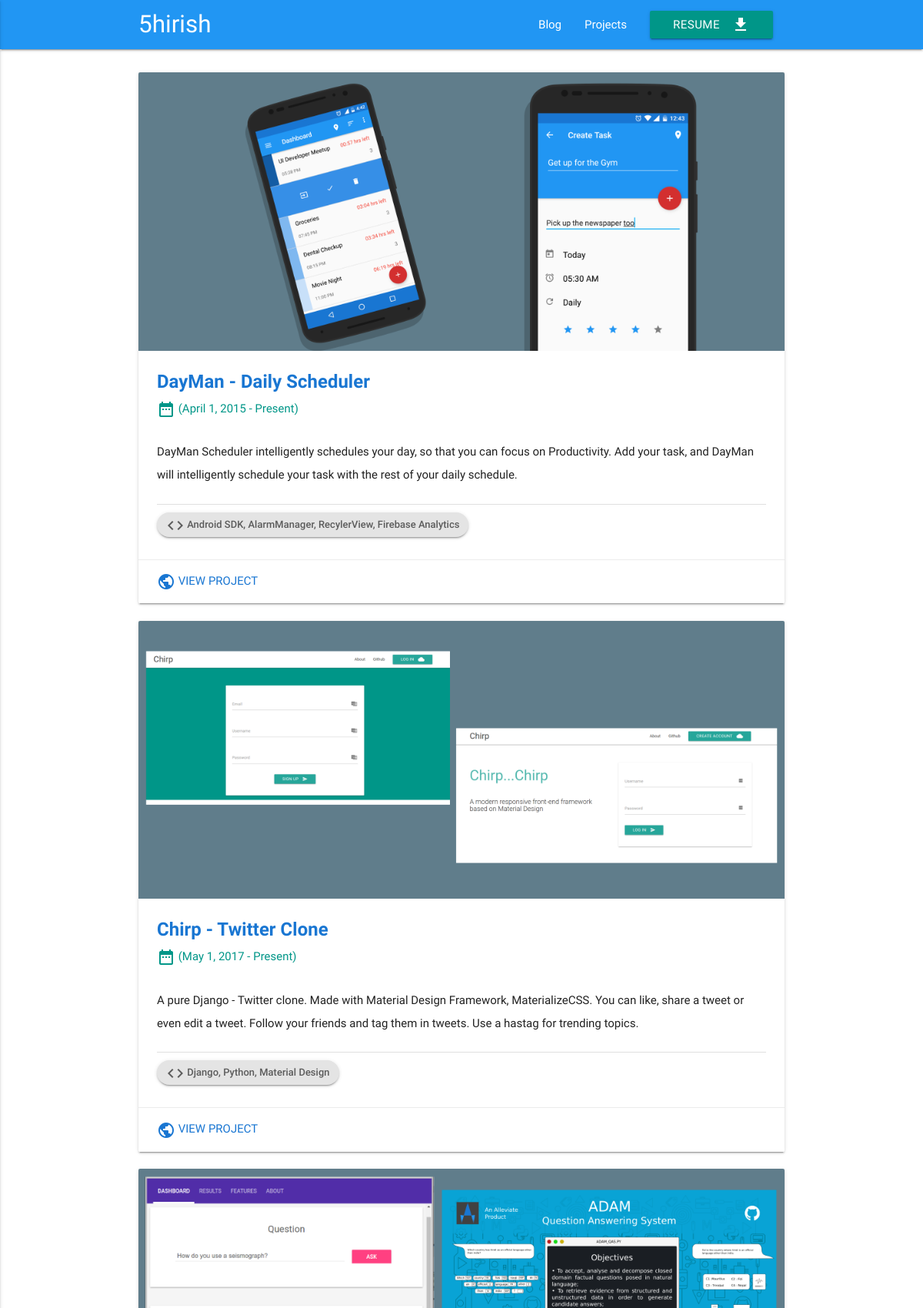
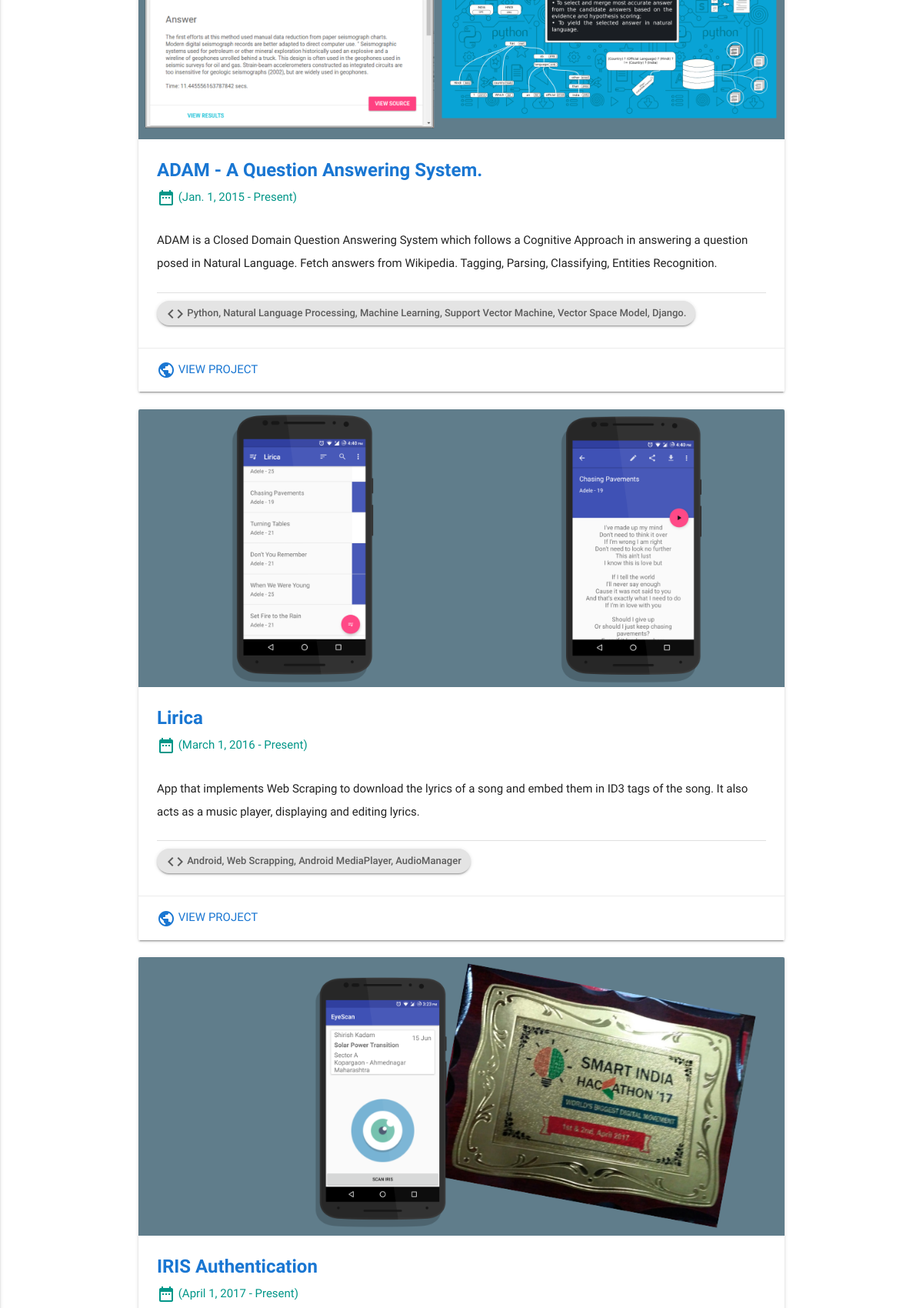
/projects/ (upper part), run on the app's committed database (2 pictures, top to bottom).
### projects/models.py (models this page shows)
class AddProject(models.Model):
    default_link = "https://github.com/5hirish"
    default_file = "proj_0.png"
    project_id = models.AutoField(primary_key=True, db_column='pId')
    project_title = models.CharField(max_length=120, null=False, db_column='Title')
    project_start = models.DateField(null=False, db_column='Start_Date')
    project_current = models.BooleanField(null=False, default=True, db_column='Current')
    project_end = models.DateField(default=datetime.date.today, null=False, db_column='End_Date')
    project_file = models.CharField(default=default_file, max_length=50, null=False, db_column='FileName')
    project_url = models.CharField(default=default_link, max_length=250, null=False, db_column='Link')
    project_tech = models.CharField(max_length=250, null=False, db_column='Tech')
    project_description = models.TextField(null=False, db_column='Description')
    class Meta:
        db_table = 'Projects'

### projects/views.py (the view)
def view_project(requests):
    projects = AddProject.objects.all()
    return render(requests, 'project.html', {'projects': projects})

### projects/templates/project.html (shortened to what this page needs)
{% extends 'base.html' %}
{% load static %}
{% block body %}
<div class="row">
    {% for project in projects %}
    <div class="col s12 m12 s12">
        <div class="card">
            <div class="card-image">
                <img src="{% get_static_prefix %}img/project/{{ project.project_file }}" class="materialboxed responsive-img">
            </div>
            <div class="card-content">
                <span class="card-title blue-text text-darken-2"><b>{{ project.project_title }}</b></span>
                {% if project.project_current == 1 %}
                    <h6 class="teal-text"><i class="material-icons teal-text">date_range</i> ({{ project.project_start }} - Present)</h6><br>
                {% else %}
                    <h6 class="teal-text"><i class="material-icons teal-text">date_range</i> ({{ project.project_start }} - {{ project.project_end }})</h6><br>
                {% endif %}
                <p> {{ project.project_description }} </p>
                <br>
                <div class="divider" style="margin-bottom: 10px"></div>
                <div class="chip hoverable z-depth-1"><i class="material-icons">code</i> {{ project.project_tech }}</div>
            </div>
            <div class="card-action">
                <a href="{{ project.project_url }}" target="_blank" class="blue-text text-darken-2"><i class="material-icons">public</i> View Project</a>
            </div>
        </div>
    </div>
    {% endfor %}
</div>
{% endblock %}

### static/css/style.css (style rules this page uses)
body { display: flex; min-height: 100vh; flex-direction: column; }
p { line-height: 2rem; }
.material-icons, .icon-text { vertical-align: middle; }

### data on the page
AddProject: project_file (picture), project_title "DayMan - Daily Scheduler", project_start "April 1, 2015", project_description "DayMan Scheduler intelligently schedules your day, so that you can focus on Productivity. Add your task, and DayMan will intelligently schedule your task with the rest of your daily schedule.", project_tech "Android SDK, AlarmManager, RecylerView, Firebase Analytics"
AddProject: project_file (picture), project_title "Chirp - Twitter Clone", project_start "May 1, 2017", project_description "A pure Django - Twitter clone. Made with Material Design Framework, MaterializeCSS. You can like, share a tweet or even edit a tweet. Follow your friends and tag them in tweets. Use a hastag for trending topics.", project_tech "Django, Python, Material Design"
AddProject: project_file (picture), project_title "ADAM - A Question Answering System.", project_start "Jan. 1, 2015", project_description "ADAM is a Closed Domain Question Answering System which follows a Cognitive Approach in answering a question posed in Natural Language. Fetch answers from Wikipedia. Tagging, Parsing, Classifying, Entities Recognition.", project_tech "Python, Natural Language Processing, Machine Learning, Support Vector Machine, Vector Space Model, Django."
AddProject: project_file (picture), project_title "Lirica", project_start "March 1, 2016", project_description "App that implements Web Scraping to download the lyrics of a song and embed them in ID3 tags of the song. It also acts as a music player, displaying and editing lyrics.", project_tech "Android, Web Scrapping, Android MediaPlayer, AudioManager"
AddProject: project_file (picture), project_title "IRIS Authentication", project_start "April 1, 2017"
